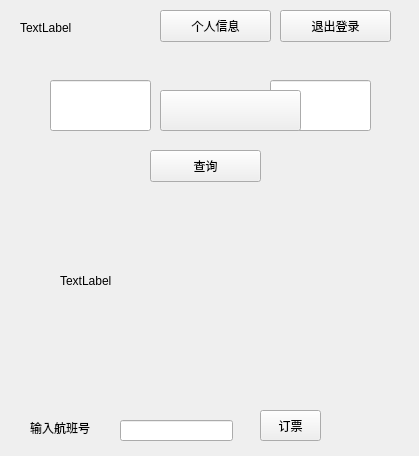
<?xml version="1.0" encoding="UTF-8"?>
<ui version="4.0">
 <class>mainWidget</class>
 <widget class="QWidget" name="mainWidget">
  <property name="geometry">
   <rect>
    <x>0</x>
    <y>0</y>
    <width>419</width>
    <height>456</height>
   </rect>
  </property>
  <property name="windowTitle">
   <string>mainWidget</string>
  </property>
  <widget class="QLineEdit" name="fromlineEdit">
   <property name="geometry">
    <rect>
     <x>50</x>
     <y>80</y>
     <width>101</width>
     <height>51</height>
    </rect>
   </property>
  </widget>
  <widget class="QLineEdit" name="tolineEdit">
   <property name="geometry">
    <rect>
     <x>270</x>
     <y>80</y>
     <width>101</width>
     <height>51</height>
    </rect>
   </property>
  </widget>
  <widget class="QLabel" name="planemess">
   <property name="geometry">
    <rect>
     <x>60</x>
     <y>190</y>
     <width>281</width>
     <height>181</height>
    </rect>
   </property>
   <property name="text">
    <string>TextLabel</string>
   </property>
  </widget>
  <widget class="QPushButton" name="inquireButton">
   <property name="geometry">
    <rect>
     <x>150</x>
     <y>150</y>
     <width>111</width>
     <height>32</height>
    </rect>
   </property>
   <property name="text">
    <string>查询</string>
   </property>
  </widget>
  <widget class="QPushButton" name="exitButton">
   <property name="geometry">
    <rect>
     <x>280</x>
     <y>10</y>
     <width>111</width>
     <height>32</height>
    </rect>
   </property>
   <property name="text">
    <string>退出登录</string>
   </property>
  </widget>
  <widget class="QLabel" name="username">
   <property name="geometry">
    <rect>
     <x>20</x>
     <y>20</y>
     <width>57</width>
     <height>16</height>
    </rect>
   </property>
   <property name="text">
    <string>TextLabel</string>
   </property>
  </widget>
  <widget class="QLineEdit" name="plainIdInput">
   <property name="geometry">
    <rect>
     <x>120</x>
     <y>420</y>
     <width>113</width>
     <height>21</height>
    </rect>
   </property>
  </widget>
  <widget class="QLabel" name="label">
   <property name="geometry">
    <rect>
     <x>30</x>
     <y>420</y>
     <width>71</width>
     <height>16</height>
    </rect>
   </property>
   <property name="text">
    <string>输入航班号</string>
   </property>
  </widget>
  <widget class="QPushButton" name="bookButton">
   <property name="geometry">
    <rect>
     <x>260</x>
     <y>410</y>
     <width>61</width>
     <height>31</height>
    </rect>
   </property>
   <property name="text">
    <string>订票</string>
   </property>
  </widget>
  <widget class="QPushButton" name="userButton">
   <property name="geometry">
    <rect>
     <x>160</x>
     <y>10</y>
     <width>111</width>
     <height>32</height>
    </rect>
   </property>
   <property name="text">
    <string>个人信息</string>
   </property>
  </widget>
  <widget class="QPushButton" name="exchangeButton">
   <property name="geometry">
    <rect>
     <x>160</x>
     <y>90</y>
     <width>141</width>
     <height>41</height>
    </rect>
   </property>
   <property name="text">
    <string/>
   </property>
  </widget>
 </widget>
 <layoutdefault spacing="6" margin="11"/>
 <resources/>
 <connections/>
</ui>
